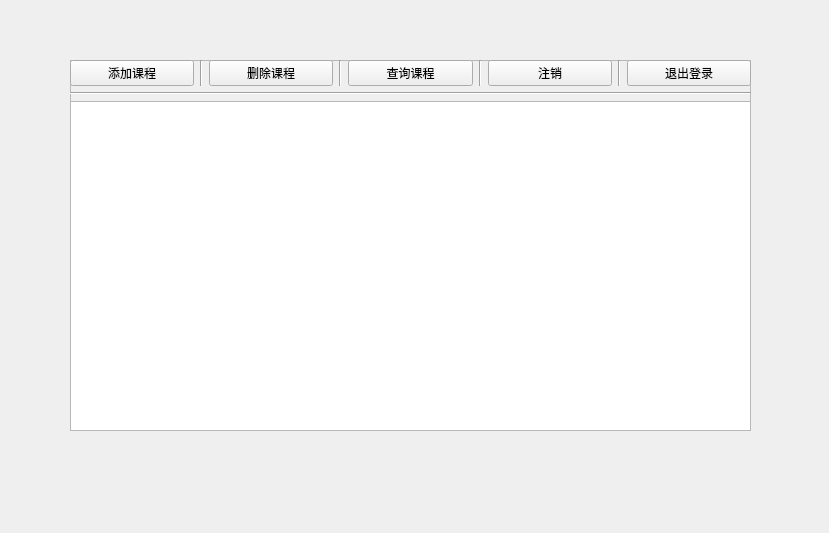
<?xml version="1.0" encoding="UTF-8"?>
<ui version="4.0">
    <class>StudentWindow</class>
    <widget class="QWidget" name="StudentWindow">
        <property name="geometry">
            <rect>
                <x>0</x>
                <y>0</y>
                <width>829</width>
                <height>533</height>
            </rect>
        </property>
        <property name="windowTitle">
            <string>Form</string>
        </property>
        <widget class="QFrame" name="frame">
            <property name="geometry">
                <rect>
                    <x>70</x>
                    <y>60</y>
                    <width>681</width>
                    <height>371</height>
                </rect>
            </property>
            <property name="frameShape">
                <enum>QFrame::StyledPanel</enum>
            </property>
            <property name="frameShadow">
                <enum>QFrame::Raised</enum>
            </property>
            <widget class="QWidget" name="verticalLayoutWidget">
                <property name="geometry">
                    <rect>
                        <x>0</x>
                        <y>0</y>
                        <width>681</width>
                        <height>371</height>
                    </rect>
                </property>
                <layout class="QVBoxLayout" name="verticalLayout">
                    <item>
                        <layout class="QHBoxLayout" name="horizontalLayout">
                            <item>
                                <widget class="QPushButton" name="add_programmes_button">
                                    <property name="text">
                                        <string>添加课程</string>
                                    </property>
                                </widget>
                            </item>
                            <item>
                                <widget class="Line" name="line">
                                    <property name="orientation">
                                        <enum>Qt::Vertical</enum>
                                    </property>
                                </widget>
                            </item>
                            <item>
                                <widget class="QPushButton" name="delete_programmes_button">
                                    <property name="text">
                                        <string>删除课程</string>
                                    </property>
                                </widget>
                            </item>
                            <item>
                                <widget class="Line" name="line_2">
                                    <property name="orientation">
                                        <enum>Qt::Vertical</enum>
                                    </property>
                                </widget>
                            </item>
                            <item>
                                <widget class="QPushButton" name="select_programmes_button">
                                    <property name="text">
                                        <string>查询课程</string>
                                    </property>
                                </widget>
                            </item>
                            <item>
                                <widget class="Line" name="line_3">
                                    <property name="orientation">
                                        <enum>Qt::Vertical</enum>
                                    </property>
                                </widget>
                            </item>
                            <item>
                                <widget class="QPushButton" name="logout_button">
                                    <property name="text">
                                        <string>注销</string>
                                    </property>
                                </widget>
                            </item>
                            <item>
                                <widget class="Line" name="line_4">
                                    <property name="orientation">
                                        <enum>Qt::Vertical</enum>
                                    </property>
                                </widget>
                            </item>
                            <item>
                                <widget class="QPushButton" name="exit_button">
                                    <property name="text">
                                        <string>退出登录</string>
                                    </property>
                                </widget>
                            </item>
                        </layout>
                    </item>
                    <item>
                        <widget class="Line" name="line_6">
                            <property name="orientation">
                                <enum>Qt::Horizontal</enum>
                            </property>
                        </widget>
                    </item>
                    <item>
                        <widget class="QTableView" name="student_table_view"/>
                    </item>
                </layout>
            </widget>
        </widget>
    </widget>
    <resources/>
    <connections/>
</ui>
